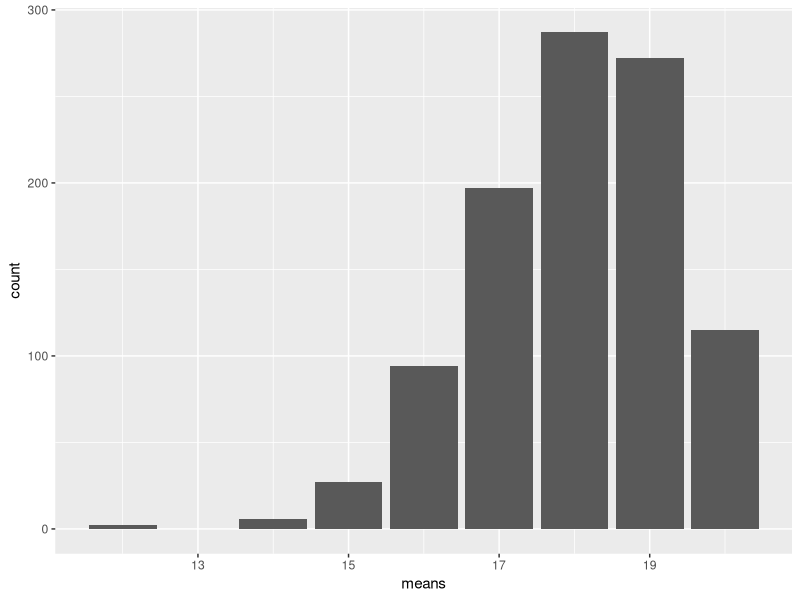
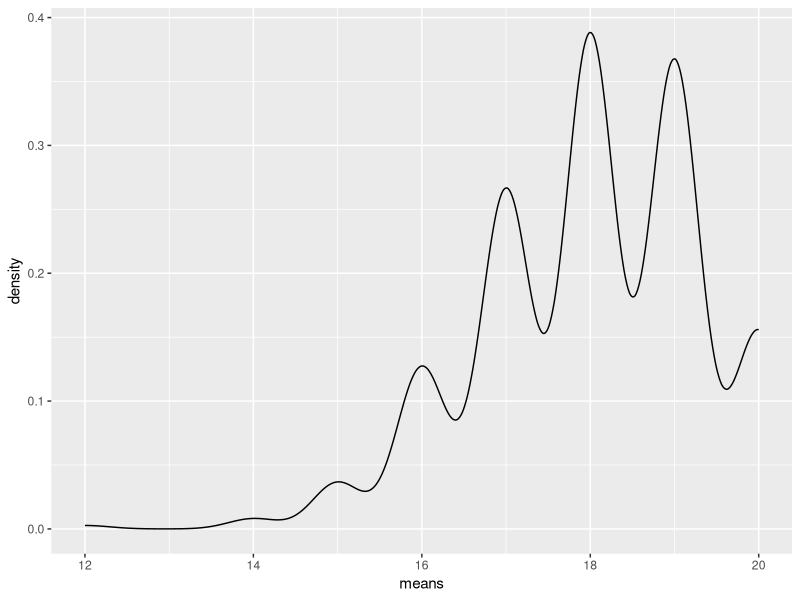
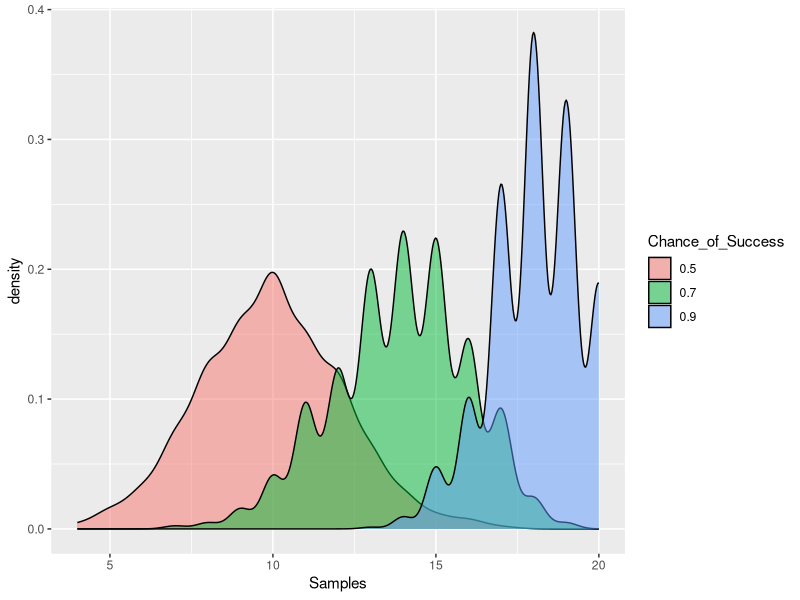
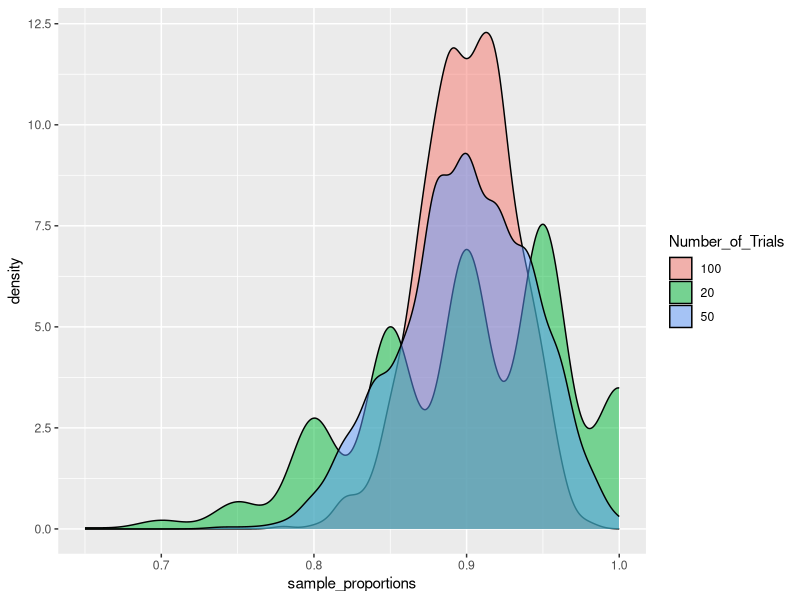
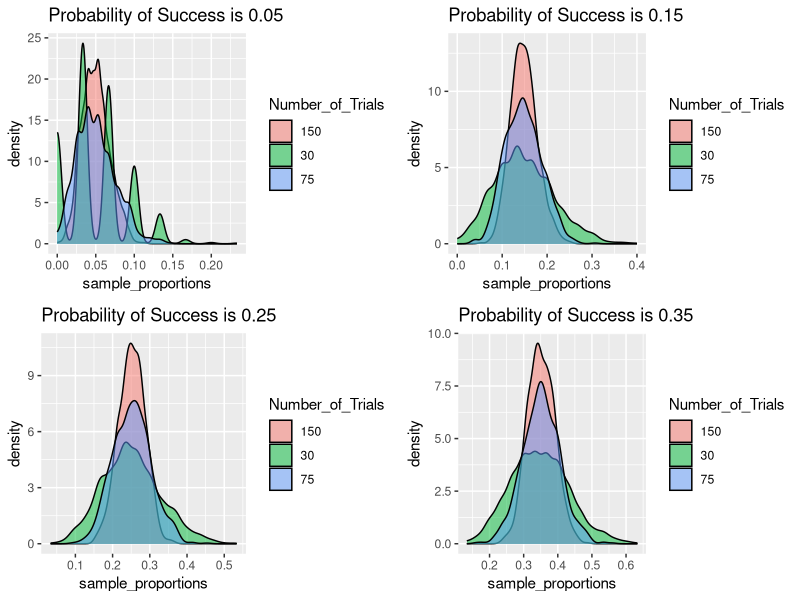
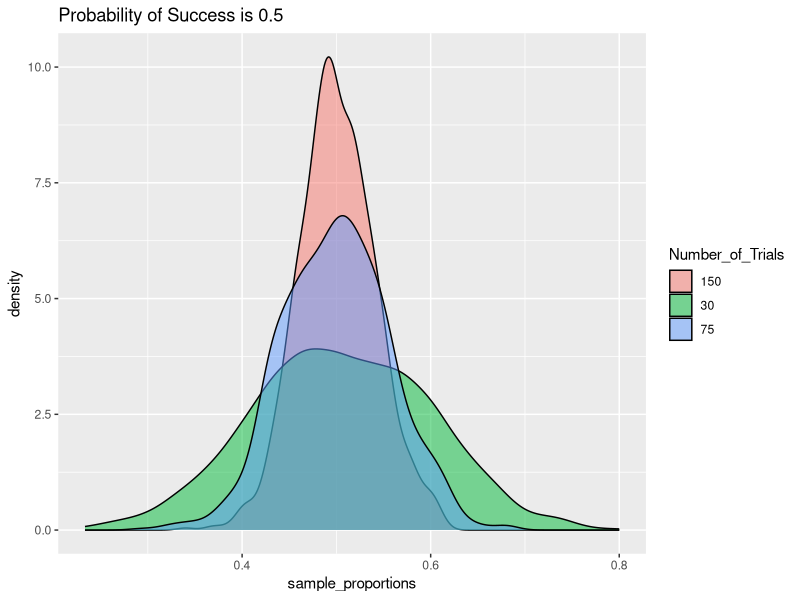
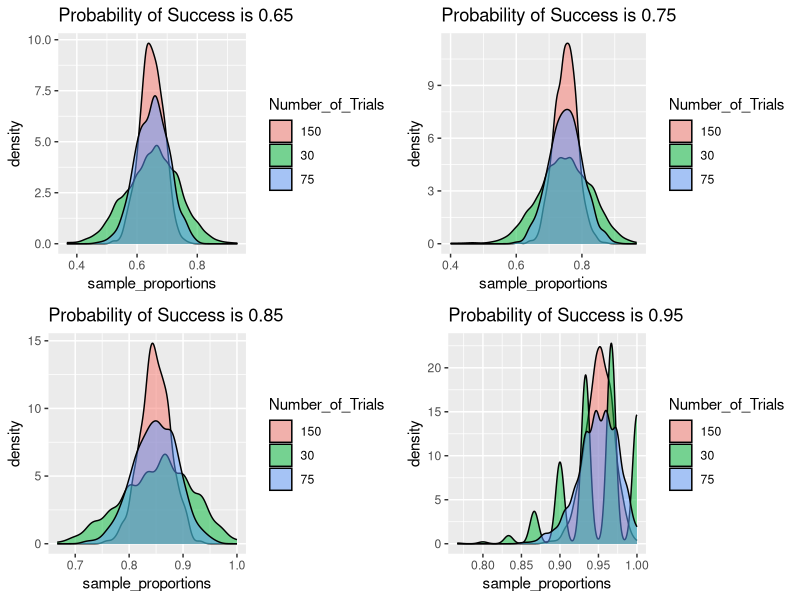
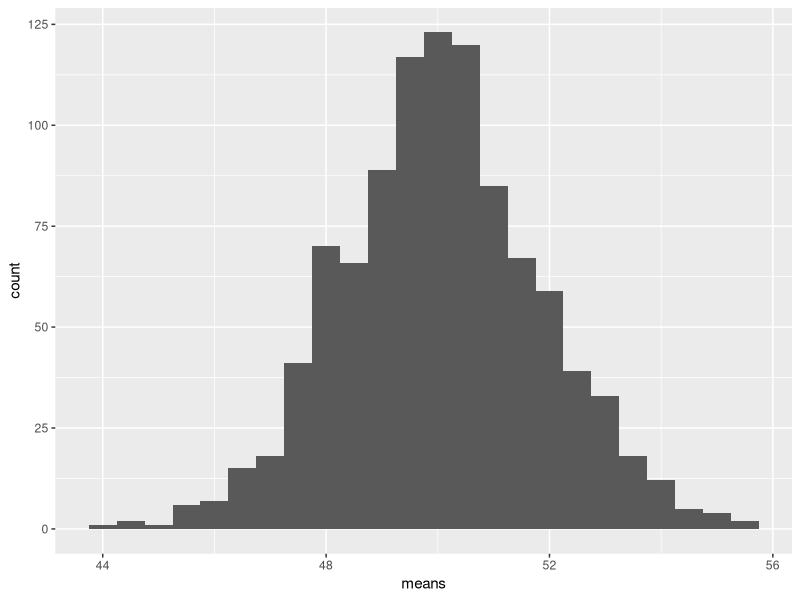

These charts were generated, in order, by the following R code:
## ---- chunk 1
knitr::opts_chunk$set(echo = TRUE)
## ---- chunk 2
library(tidyverse)
library(gridExtra)
## ---- chunk 3
means <- rbinom(n = 1000,size = 20,prob = 0.9)
bin_1 <- as.data.frame(means)

ggplot(bin_1, aes(x=means))+geom_bar()
ggplot(bin_1, aes(x=means))+geom_density()
## ---- chunk 4
p_success = c(0.9, 0.7, 0.5)
my_samples <- map_dfc(p_success, ~rbinom(n = 1000, size = 20,prob = .x))
names(my_samples) <- p_success

my_samples <- my_samples %>%
gather(key = "Chance_of_Success", value = "Samples")
ggplot(my_samples, aes(x = Samples, fill = Chance_of_Success)) +
geom_density(alpha = 0.5)

## ---- chunk 5
num_trials = c(20,50,100)
my_samples <- map_dfc(num_trials, ~rbinom(n = 1000, size = .x, prob = 0.90))
names(my_samples) <- num_trials

my_samples <- my_samples %>%
  gather(key = "Number_of_Trials", value = "Samples") %>%
  mutate(sample_proportions = Samples/as.numeric(Number_of_Trials))


ggplot(my_samples, aes(x = sample_proportions, fill = Number_of_Trials)) +
geom_density(alpha = 0.5)
## ---- chunk 6
plot_proportions <- function(trials,prob_success){
 
  my_samples <- map_dfc(trials, ~rbinom(n = 1000, size = .x, prob = prob_success))
  
  names(my_samples) <- trials

  my_samples <- my_samples %>%
    gather(key = "Number_of_Trials", value = "Samples") %>%
    mutate(sample_proportions = Samples/as.numeric(Number_of_Trials))
  
  ggplot(my_samples, aes(x = sample_proportions, fill = Number_of_Trials)) +
  geom_density(alpha = 0.5)+ggtitle(paste0("Probability of Success is ",prob_success))
  
}
## ---- chunk 7
vec_trials <- c(30,75,150)
vec_probs <- c(0.25, 0.5, 0.75)

pp1 <- plot_proportions(vec_trials,0.05)
pp2 <- plot_proportions(vec_trials,0.15)
pp3 <- plot_proportions(vec_trials,0.25)

pp4 <- plot_proportions(vec_trials,0.35)
pp5 <- plot_proportions(vec_trials,0.50)
pp6 <- plot_proportions(vec_trials,0.65)

pp7 <- plot_proportions(vec_trials,0.75)
pp8 <- plot_proportions(vec_trials,0.85)
pp9 <- plot_proportions(vec_trials,0.95)

grid.arrange(pp1, pp2, pp3, pp4,ncol = 2, nrow = 2)
pp5
grid.arrange(pp6, pp7, pp8, pp9, ncol = 2, nrow = 2)

## ---- chunk 8
my_samples <- replicate(1000, rnorm(n =30, mean = 50, sd =10), simplify = FALSE)
my_stats <- data.frame(
  means = map_dbl(my_samples,mean),
  medians = map_dbl(my_samples,median),
  sds =  map_dbl(my_samples,sd),
  max =  map_dbl(my_samples,max),
  min = map_dbl(my_samples, min),
  third_quartile = map_dbl(my_samples,quantile, prob =0.75)
)

my_stats <- my_stats %>%
  mutate(range = max-min)%>%
  select(-max,-min)
## ---- chunk 9
my_stats %>%
  ggplot(aes(x=means))+
  geom_histogram(binwidth = 0.5)

## ---- chunk 10
p1 <- ggplot(my_stats,aes(x=medians))+
  geom_histogram(binwidth = 0.5)+ggtitle("Medians")

p2 <- ggplot(my_stats,aes(x=sds))+
  geom_histogram(binwidth = 0.5)+ggtitle("Standard Deviations")

p3 <- ggplot(my_stats,aes(x=third_quartile))+
  geom_histogram(binwidth = 0.5)+ggtitle("3rd Quartiles")

p4 <- ggplot(my_stats,aes(x=range))+
  geom_histogram(binwidth = 1)+ggtitle("Ranges")

grid.arrange(p1, p2, p3, p4, ncol = 2, nrow = 2)

## ---- chunk 11
my_samples <- replicate(1000, runif(n = 30, min = 10, max = 90), simplify = FALSE)
my_stats <- data.frame(
  means = map_dbl(my_samples,mean),
  medians = map_dbl(my_samples,median),
  sds =  map_dbl(my_samples,sd),
  max =  map_dbl(my_samples,max),
  min = map_dbl(my_samples, min),
  third_quartile = map_dbl(my_samples,quantile, prob =0.75)
)

my_stats <- my_stats %>%
  mutate(range = max-min)%>%
  select(-max,-min)

my_stats %>%
  ggplot(aes(x=means))+
  geom_histogram(binwidth = 1)

p1 <- ggplot(my_stats,aes(x=medians))+
  geom_histogram(binwidth = 1)+ggtitle("Medians")

p2 <- ggplot(my_stats,aes(x=sds))+
  geom_histogram(binwidth = 1)+ggtitle("Standard Deviations")

p3 <- ggplot(my_stats,aes(x=third_quartile))+
  geom_histogram(binwidth = 1)+ggtitle("3rd Quartiles")

p4 <- ggplot(my_stats,aes(x=range))+
  geom_histogram(binwidth = 1)+ggtitle("Ranges")

grid.arrange(p1, p2, p3, p4, ncol = 2, nrow = 2)
